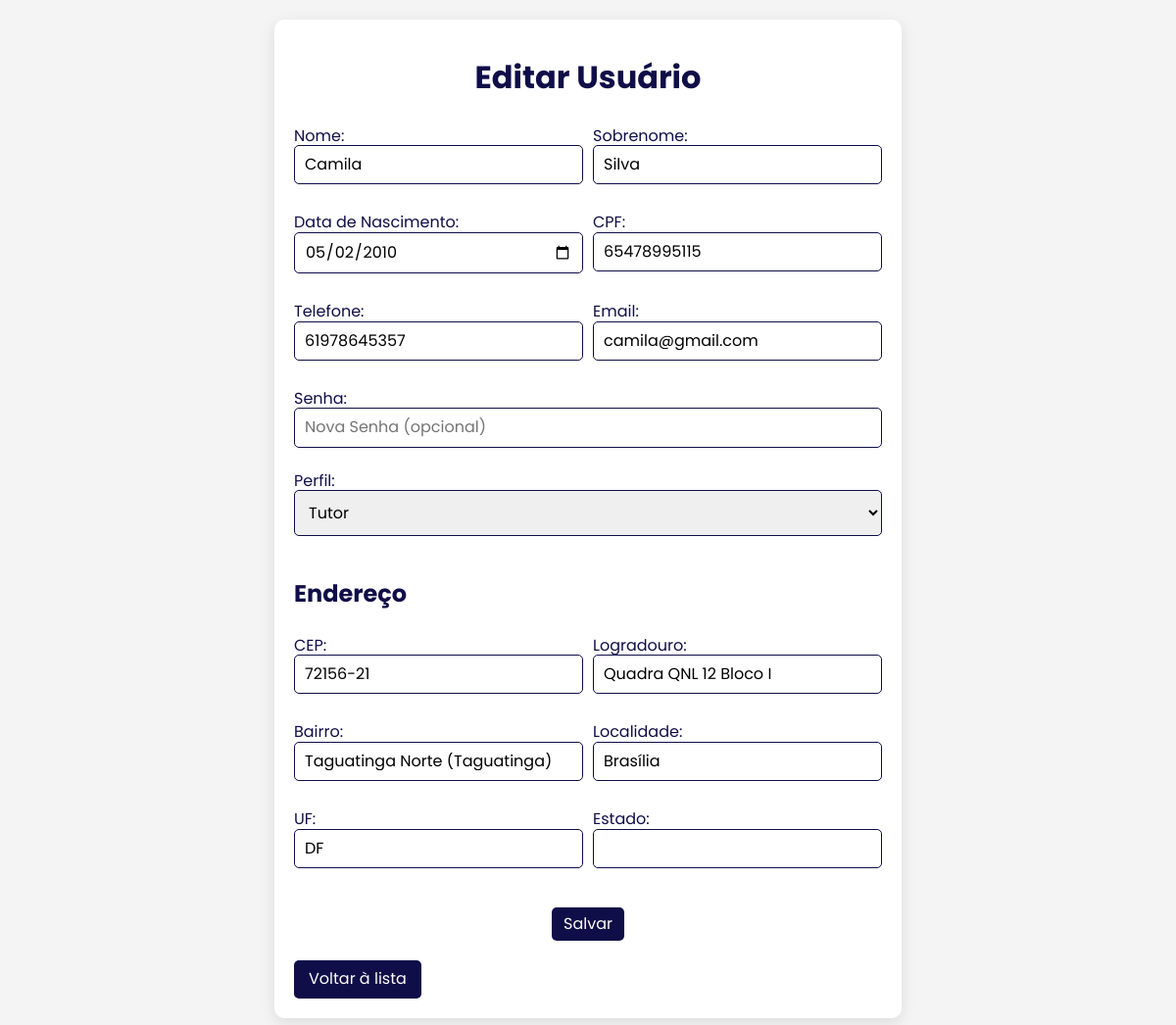
The page /crud/public/editar_usuario.php?id=25 on the database as committed earlier.
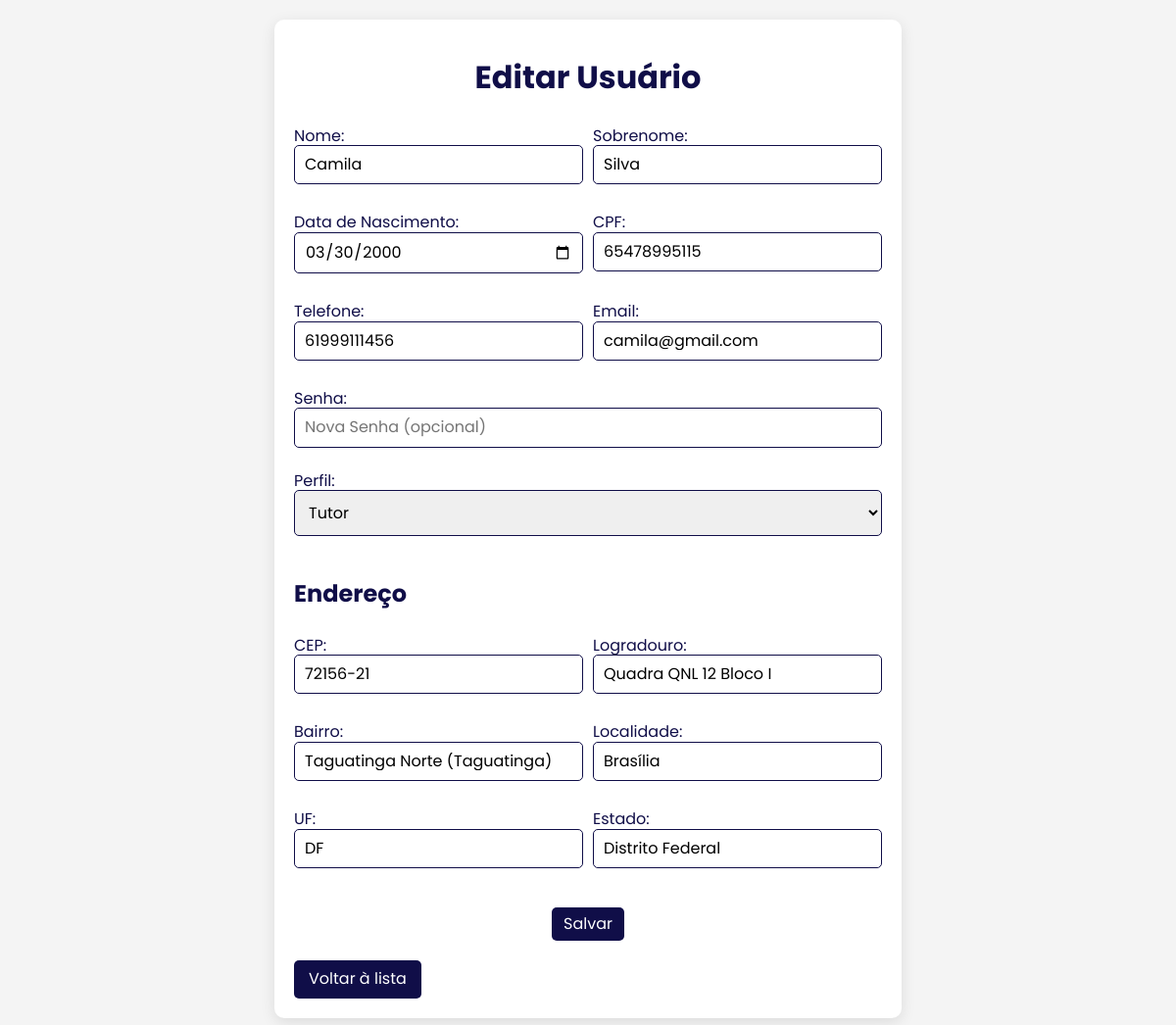
The same page on the database as committed later.
### tables this page shows
CREATE TABLE `usuarios` (
  `id` int(11) NOT NULL,
  `nome` varchar(100) NOT NULL,
  `sobrenome` varchar(100) NOT NULL,
  `cpf` varchar(14) NOT NULL,
  `telefone` varchar(15) NOT NULL,
  `email` varchar(100) NOT NULL,
  `senha` varchar(255) NOT NULL,
  `criado_em` timestamp NOT NULL DEFAULT current_timestamp(),
  `perfil_id` int(11) NOT NULL,
  `data_nascimento` date DEFAULT NULL
);

CREATE TABLE `enderecos` (
  `id` int(11) NOT NULL,
  `usuario_id` int(11) DEFAULT NULL,
  `cep` varchar(10) NOT NULL,
  `logradouro` varchar(255) NOT NULL,
  `bairro` varchar(100) NOT NULL,
  `localidade` varchar(100) NOT NULL,
  `uf` char(2) NOT NULL,
  `estado` varchar(100) NOT NULL
);

### crud/controllers/UsuarioController.php (called while the page is built, shortened)
<?php
require_once '../models/Usuario.php';
require_once '../models/Endereco.php';
class UsuarioController {
    private $usuario;
    private $endereco;
    public function __construct($db) {
        $this->usuario = new Usuario($db);
        $this->endereco = new Endereco($db);
    }
    public function read($id) {
        try {
            $usuario = $this->usuario->read($id);
            try {
                $endereco = $this->endereco->buscarEnderecoPorUsuarioId($id);
            } catch (Exception $e) {
                $endereco = null;
            }
            return [
                'usuario' => $usuario,
                'endereco' => $endereco
            ];
        } catch (Exception $e) {
            error_log('Erro ao ler usuário: ' . $e->getMessage());
            throw new Exception("Falha ao buscar o usuário.");
        }
    }
}
?>

### crud/models/Usuario.php (called while the page is built, shortened)
<?php
class Usuario
{
    private $conn;
    private $table_name = 'usuarios';
    public function __construct($db)
    {
        $this->conn = $db;
    }
    public function read($id)
    {
        $sql = "SELECT * FROM " . $this->table_name . " WHERE id = ?";
        $stmt = $this->conn->prepare($sql);
        $stmt->bind_param("i", $id);
        $stmt->execute();
        $result = $stmt->get_result();
        if ($result->num_rows > 0) {
            return $result->fetch_assoc();
        }
        return null;
    }
}
?>

### crud/models/Endereco.php (called while the page is built, shortened)
<?php
class Endereco
{
    private $conn;
    public function __construct($db)
    {
        $this->conn = $db;
    }
    public function buscarEnderecoPorUsuarioId($usuario_id)
    {
        $query = "SELECT * FROM enderecos WHERE usuario_id = ?";
        $stmt = $this->conn->prepare($query);
        $stmt->bind_param('i', $usuario_id);
        $stmt->execute();
        $result = $stmt->get_result();
        $endereco = $result->fetch_assoc();
        return $endereco;
    }
}
?>

### crud/public/editar_usuario.php (the view, shortened to what the changed rows need)
<?php
require_once '../controllers/UsuarioController.php';
require_once '../controllers/EnderecoController.php';
$db = new DataBase();
$conn = $db->getConnection();
$usuarioController = new UsuarioController($conn);
$usuario_id = isset($_GET['id']) ? (int)$_GET['id'] : 0;
try {
    $data = $usuarioController->read($usuario_id);
    $usuario = $data['usuario'];
    $endereco = $data['endereco'];
} catch (Exception $e) {
    echo "<p style='color: red;'>Erro: " . $e->getMessage() . "</p>";
    exit;
}
?>
<!DOCTYPE html>
<html lang="pt-BR">
<head>
    <link rel="stylesheet" href="https://cdnjs.cloudflare.com/ajax/libs/normalize/8.0.1/normalize.min.css">
    <link rel="stylesheet" href="https://cdnjs.cloudflare.com/ajax/libs/font-awesome/6.5.0/css/all.min.css">
</head>
<body>
    <div class="container">
        <h1>Editar Usuário</h1>
        <form action="" method="POST">
            <div class="input-group">
                <label>Nome: <input type="text" name="nome" value="<?php echo htmlspecialchars($usuario['nome']); ?>"
                        required></label>
                <label>Sobrenome: <input type="text" name="sobrenome"
                        value="<?php echo htmlspecialchars($usuario['sobrenome']); ?>" required></label>
            </div>
            <div class="input-group">
                <label>Data de Nascimento: <input type="date" name="data_nascimento"
                        value="<?php echo $usuario['data_nascimento']; ?>" required></label>
                <label>CPF: <input type="text" name="cpf" value="<?php echo htmlspecialchars($usuario['cpf']); ?>"
                        required></label>
            </div>
            <div class="input-group">
                <label>Telefone: <input type="text" name="telefone"
                        value="<?php echo htmlspecialchars($usuario['telefone']); ?>" required></label>
                <label>Email: <input type="email" name="email"
                        value="<?php echo htmlspecialchars($usuario['email']); ?>" required></label>
            </div>
            <label>Perfil:
                <select name="perfil_id">
                    <option value="2" <?php echo $usuario['perfil_id'] == 2 ? 'selected' : ''; ?>>Tutor</option>
                </select>
            </label>
            <h2>Endereço</h2>
            <div class="input-group">
                <label>CEP: <input type="text" name="cep" id="cep"
                        value="<?php echo htmlspecialchars($endereco['cep'] ?? ''); ?>" required></label>
                <label>Logradouro: <input type="text" name="logradouro" id="logradouro"
                        value="<?php echo htmlspecialchars($endereco['logradouro'] ?? ''); ?>" required></label>
            </div>
            <div class="input-group">
                <label>Bairro: <input type="text" name="bairro" id="bairro"
                        value="<?php echo htmlspecialchars($endereco['bairro'] ?? ''); ?>" required></label>
                <label>Localidade: <input type="text" name="localidade" id="localidade"
                        value="<?php echo htmlspecialchars($endereco['localidade'] ?? ''); ?>" required></label>
            </div>
            <div class="input-group">
                <label>UF: <input type="text" name="uf" id="uf"
                        value="<?php echo htmlspecialchars($endereco['uf'] ?? ''); ?>" required></label>
                <label>Estado: <input type="text" name="estado" id="estado"
                        value="<?php echo htmlspecialchars($endereco['estado'] ?? ''); ?>" required></label>
            </div>
        </form>
    </div>
</body>
</html>

Rows that differ between the two databases and show on the page:
changed usuarios "Camila": data_nascimento "05/02/2010" → "03/30/2000"; telefone "61978645357" → "61999111456"
changed enderecos "Quadra QNL 12 Bloco I": estado (not shown) → "Distrito Federal"
